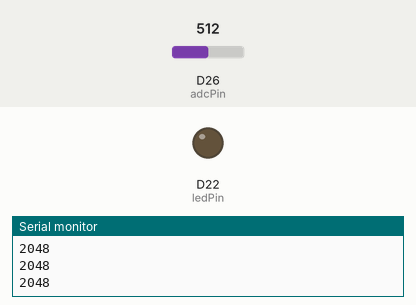
Recording of a sketch running on a simulated Arduino Due. Shown: output pins drawn as LEDs (lit = HIGH), the last lines printed to the serial monitor. Inputs (shaded band) come from the test bench; at power-on: D26 (adcPin) = 512 (analog values on the 0–1023 scale).

Above: at 1.2 s.
1.3 s: D26 (adcPin) set to 522
At 2.1 s:
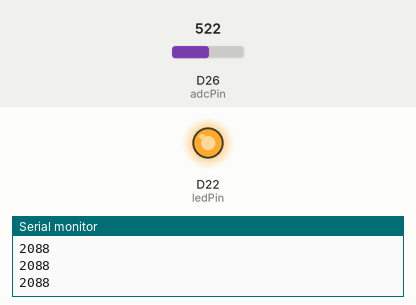
2.8 s: D26 (adcPin) set to 511
At 3.3 s:
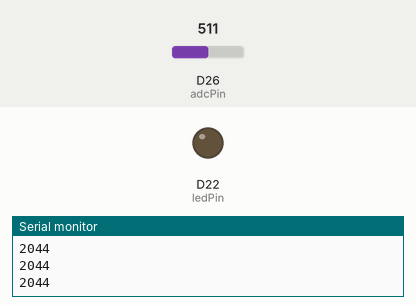
4.3 s: D26 (adcPin) set to 716
At 4.6 s:
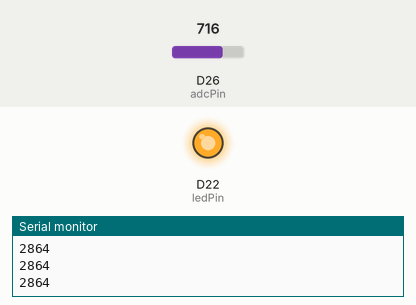
Timing chart, 0 to 7.3 s (numbered marks = the images above; inputs shaded):
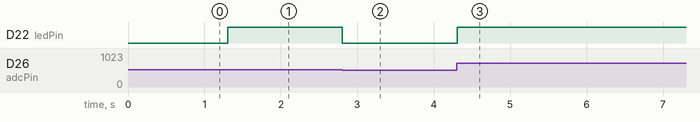

The sketch:

adc_threshold.ino
```cpp
// Source: PULSAR RP2350 technical wiki, 2-ADC-Basics.md

const int adcPin = 26;      //A3
const int ledPin = 22;  // D13/BUILTIN1 in the V1.3 schematic

void setup() {
  Serial.begin(115200);
  pinMode(ledPin, OUTPUT);
  analogReadResolution(12);
}

void loop() {
  int rawValue = analogRead(adcPin);

  if (rawValue > 2048) {
    digitalWrite(ledPin, HIGH);
  } else {
    digitalWrite(ledPin, LOW);
  }

  Serial.println(rawValue);
  delay(100);
}
```

Measured:
- the behaviour switches between 512 and 513 on D26 (adcPin) (found by bisection; images 0 and 1)
- after the input at 1.3 s, D22 (ledPin): LOW → HIGH at once
- after the input at 2.8 s, D22 (ledPin): HIGH → LOW at once
- after the input at 4.3 s, D22 (ledPin): LOW → HIGH at once
